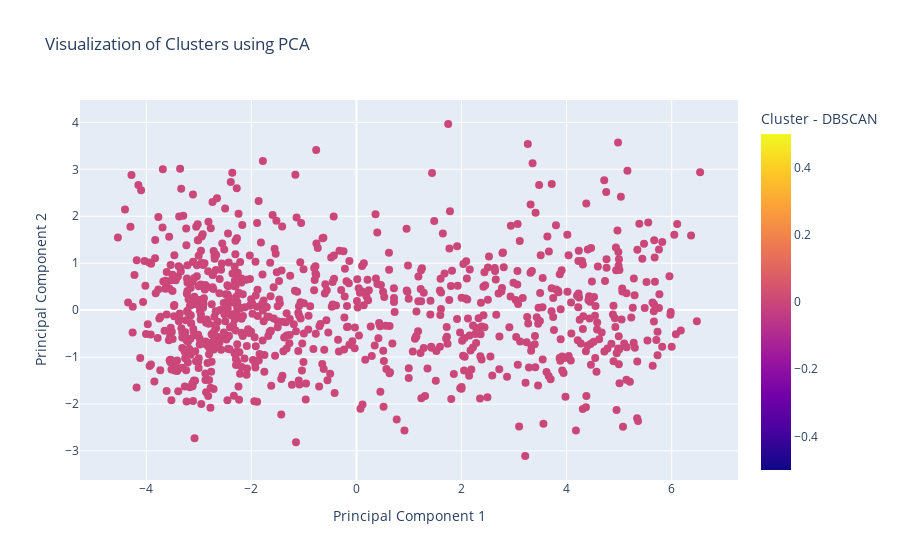

The notebook cell this image was saved under:
### Code cell
# Aplicar PCA
pca = PCA(n_components=2)
principal_components = pca.fit_transform(X_2_scaled)

# Aplicar DBSCAN con los parámetros seleccionados
db = DBSCAN(eps=3, min_samples=8).fit(principal_components)
labels = db.labels_

# Número de clusters y puntos marcados como ruido
n_clusters_ = len(set(labels)) - (1 if -1 in labels else 0)
n_noise_ = list(labels).count(-1)

print(f"Número de clusters formados: {n_clusters_}")
print(f"Puntos considerados ruido: {n_noise_}")

Data_Players_GK_2['Cluster - DBSCAN'] = labels
clusters_DBSCAN = Data_Players_GK_2['Cluster - DBSCAN']
players_DBSCAN = Data_Players_GK_2['Player']
years_DBSCAN = Data_Players_GK_2['Season_End_Year']
teams_DBSCAN = Data_Players_GK_2['Squad']

# Crear un DataFrame con los componentes principales
pca_df = pd.DataFrame(data=principal_components, columns=['Principal Component 1', 'Principal Component 2'])
pca_df['Cluster - DBSCAN'] = clusters_DBSCAN
pca_df['Player'] = players_DBSCAN
pca_df['Season_End_Year'] = years_DBSCAN
pca_df['Team'] = teams_DBSCAN

# Mapa de colores personalizado para los clusters y ruido
unique_clusters = pd.unique(pca_df['Cluster - DBSCAN'])
colors = px.colors.qualitative.Plotly[:len(unique_clusters)]
color_discrete_map = {cluster: color for cluster, color in zip(unique_clusters, colors)}
if -1 in color_discrete_map:
    color_discrete_map[-1] = 'grey'  # Color especial para el ruido

# Visualizar los clusters
fig = px.scatter(
    pca_df,
    x='Principal Component 1',
    y='Principal Component 2',
    color='Cluster - DBSCAN',
    color_discrete_map=color_discrete_map,
    hover_data=['Player', 'Season_End_Year', 'Team'],
    title='Visualization of Clusters using PCA'
)

fig.update_traces(marker=dict(size=8))
fig.update_layout(legend=dict(title='Cluster - DBSCAN', orientation="h", y=1.1, xanchor="center", x=0.5))
fig.show()

### Figure 1 — Plotly figure (JSON) as saved in the notebook; plotly's stock layout.template omitted (floating-point values rounded to 4 significant figures; data arrays with more than 128 entries replaced by an {"elided": "..."} marker saying what was removed)
{"data": [{"customdata": {"elided": "840x3 mixed values"}, "hovertemplate": "Principal Component 1=%{x}<br>Principal Component 2=%{y}<br>Player=%{customdata[0]}<br>Season_End_Year=%{customdata[1]}<br>Team=%{customdata[2]}<br>Cluster - DBSCAN=%{marker.color}<extra></extra>", "legendgroup": "", "marker": {"color": {"elided": "840 int values"}, "coloraxis": "coloraxis", "size": 8, "symbol": "circle"}, "mode": "markers", "name": "", "orientation": "v", "showlegend": false, "type": "scatter", "x": {"elided": "840 float values"}, "xaxis": "x", "y": {"elided": "840 float values"}, "yaxis": "y"}], "layout": {"coloraxis": {"colorbar": {"title": {"text": "Cluster - DBSCAN"}}, "colorscale": [[0, "#0d0887"], [0.1111, "#46039f"], [0.2222, "#7201a8"], [0.3333, "#9c179e"], [0.4444, "#bd3786"], [0.5556, "#d8576b"], [0.6667, "#ed7953"], [0.7778, "#fb9f3a"], [0.8889, "#fdca26"], [1, "#f0f921"]]}, "legend": {"orientation": "h", "title": {"text": "Cluster - DBSCAN"}, "tracegroupgap": 0, "x": 0.5, "xanchor": "center", "y": 1.1}, "title": {"text": "Visualization of Clusters using PCA"}, "xaxis": {"anchor": "y", "domain": [0, 1], "title": {"text": "Principal Component 1"}}, "yaxis": {"anchor": "x", "domain": [0, 1], "title": {"text": "Principal Component 2"}}}}
